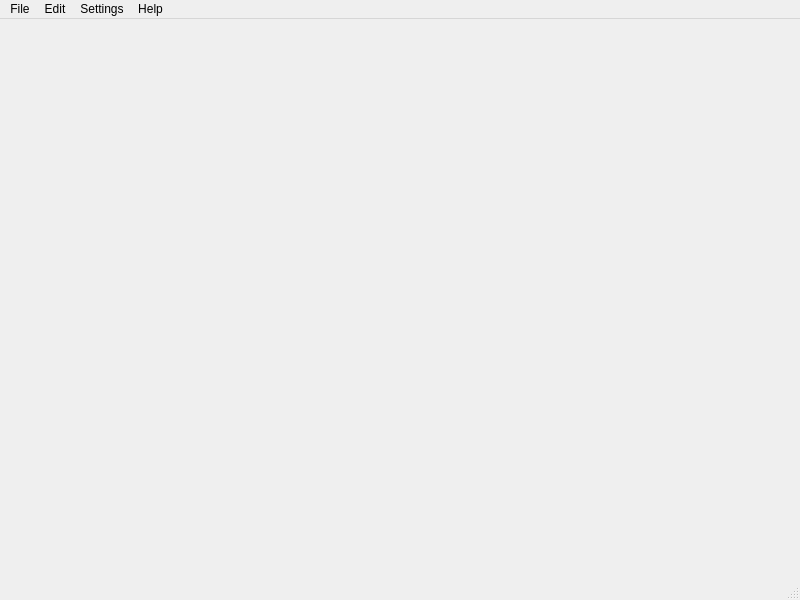
<?xml version="1.0" encoding="UTF-8"?>
<ui version="4.0">
 <class>MainWindow</class>
 <widget class="QMainWindow" name="MainWindow">
  <property name="geometry">
   <rect>
    <x>0</x>
    <y>0</y>
    <width>800</width>
    <height>600</height>
   </rect>
  </property>
  <property name="windowTitle">
   <string>MainWindow</string>
  </property>
  <widget class="QWidget" name="centralwidget"/>
  <widget class="QMenuBar" name="menubar">
   <property name="geometry">
    <rect>
     <x>0</x>
     <y>0</y>
     <width>800</width>
     <height>22</height>
    </rect>
   </property>
   <widget class="QMenu" name="menuFile">
    <property name="title">
     <string>File</string>
    </property>
    <widget class="QMenu" name="menuExport">
     <property name="title">
      <string>Export</string>
     </property>
     <addaction name="actionExport_CSV_Freepik"/>
     <addaction name="actionExport_CSV_Shutterstock"/>
     <addaction name="actionExport_CSV_Adobe_Stock"/>
     <addaction name="actionExport_CSV_iStock"/>
    </widget>
    <addaction name="actionNew"/>
    <addaction name="actionOpen_Image"/>
    <addaction name="actionOpen_Multiple_Images"/>
    <addaction name="separator"/>
    <addaction name="actionOpen_Folder"/>
    <addaction name="actionOpen_Multiple_Folders"/>
    <addaction name="separator"/>
    <addaction name="actionOpen_Video"/>
    <addaction name="actionOpen_Multiple_Videos"/>
    <addaction name="separator"/>
    <addaction name="menuExport"/>
    <addaction name="separator"/>
    <addaction name="actionQuit"/>
    <addaction name="separator"/>
   </widget>
   <widget class="QMenu" name="menuEdit">
    <property name="title">
     <string>Edit</string>
    </property>
    <addaction name="actionCut"/>
    <addaction name="actionCopy"/>
    <addaction name="actionPaste"/>
    <addaction name="actionDelete"/>
    <addaction name="separator"/>
    <addaction name="actionSelect_All"/>
    <addaction name="actionDeselect_All"/>
    <addaction name="separator"/>
    <addaction name="actionRefresh"/>
    <addaction name="actionClear"/>
    <addaction name="separator"/>
    <addaction name="actionRename"/>
    <addaction name="actionRename_All"/>
   </widget>
   <widget class="QMenu" name="menuSettings">
    <property name="title">
     <string>Settings</string>
    </property>
    <widget class="QMenu" name="menuAI">
     <property name="title">
      <string>AI</string>
     </property>
     <addaction name="actionGoogle_Gemini"/>
     <addaction name="actionOpen_AI"/>
    </widget>
    <addaction name="actionPreferences"/>
    <addaction name="menuAI"/>
   </widget>
   <widget class="QMenu" name="menuHelp">
    <property name="title">
     <string>Help</string>
    </property>
    <addaction name="actionWhatsApp_Group"/>
    <addaction name="separator"/>
    <addaction name="actionLicense"/>
    <addaction name="actionContributors"/>
    <addaction name="actionReport_Issue"/>
    <addaction name="actionGithub_Repository"/>
    <addaction name="separator"/>
    <addaction name="actionCheck_for_Updates"/>
    <addaction name="actionDonate"/>
    <addaction name="actionAbout_2"/>
   </widget>
   <addaction name="menuFile"/>
   <addaction name="menuEdit"/>
   <addaction name="menuSettings"/>
   <addaction name="menuHelp"/>
  </widget>
  <widget class="QStatusBar" name="statusbar"/>
  <action name="actionOpen_Image">
   <property name="icon">
    <iconset theme="document-open">
     <normaloff>.</normaloff>.</iconset>
   </property>
   <property name="text">
    <string>Open Image</string>
   </property>
   <property name="shortcut">
    <string>Ctrl+O</string>
   </property>
  </action>
  <action name="actionOpen_Multiple_Images">
   <property name="icon">
    <iconset theme="document-open">
     <normaloff>.</normaloff>.</iconset>
   </property>
   <property name="text">
    <string>Open Multiple Images</string>
   </property>
   <property name="shortcut">
    <string>Ctrl+Shift+O</string>
   </property>
  </action>
  <action name="actionOpen_Folder">
   <property name="icon">
    <iconset theme="folder-open">
     <normaloff>.</normaloff>.</iconset>
   </property>
   <property name="text">
    <string>Open Folder</string>
   </property>
   <property name="shortcut">
    <string>Ctrl+F</string>
   </property>
  </action>
  <action name="actionOpen_Multiple_Folders">
   <property name="icon">
    <iconset theme="folder-open">
     <normaloff>.</normaloff>.</iconset>
   </property>
   <property name="text">
    <string>Open Multiple Folders</string>
   </property>
   <property name="shortcut">
    <string>Ctrl+Shift+F</string>
   </property>
  </action>
  <action name="actionOpen_Video">
   <property name="icon">
    <iconset theme="document-open">
     <normaloff>.</normaloff>.</iconset>
   </property>
   <property name="text">
    <string>Open Video</string>
   </property>
   <property name="shortcut">
    <string>Shift+O</string>
   </property>
  </action>
  <action name="actionOpen_Multiple_Videos">
   <property name="icon">
    <iconset theme="document-open">
     <normaloff>.</normaloff>.</iconset>
   </property>
   <property name="text">
    <string>Open Multiple Videos</string>
   </property>
   <property name="shortcut">
    <string>Alt+Shift+O</string>
   </property>
  </action>
  <action name="actionCopy">
   <property name="icon">
    <iconset theme="edit-copy">
     <normaloff>.</normaloff>.</iconset>
   </property>
   <property name="text">
    <string>Copy</string>
   </property>
   <property name="shortcut">
    <string>Ctrl+C</string>
   </property>
  </action>
  <action name="actionPaste">
   <property name="icon">
    <iconset theme="edit-paste">
     <normaloff>.</normaloff>.</iconset>
   </property>
   <property name="text">
    <string>Paste</string>
   </property>
   <property name="shortcut">
    <string>Ctrl+V</string>
   </property>
  </action>
  <action name="actionCut">
   <property name="icon">
    <iconset theme="edit-cut">
     <normaloff>.</normaloff>.</iconset>
   </property>
   <property name="text">
    <string>Cut</string>
   </property>
   <property name="shortcut">
    <string>Ctrl+X</string>
   </property>
  </action>
  <action name="actionDelete">
   <property name="icon">
    <iconset theme="edit-delete">
     <normaloff>.</normaloff>.</iconset>
   </property>
   <property name="text">
    <string>Delete</string>
   </property>
   <property name="shortcut">
    <string>Del</string>
   </property>
  </action>
  <action name="actionSelect_All">
   <property name="icon">
    <iconset theme="edit-select-all">
     <normaloff>.</normaloff>.</iconset>
   </property>
   <property name="text">
    <string>Select All</string>
   </property>
   <property name="shortcut">
    <string>Ctrl+A</string>
   </property>
  </action>
  <action name="actionNew">
   <property name="icon">
    <iconset theme="document-new">
     <normaloff>.</normaloff>.</iconset>
   </property>
   <property name="text">
    <string>New</string>
   </property>
   <property name="shortcut">
    <string>Ctrl+N</string>
   </property>
  </action>
  <action name="actionExport_CSV_Freepik">
   <property name="icon">
    <iconset theme="document-export">
     <normaloff>.</normaloff>.</iconset>
   </property>
   <property name="text">
    <string>Export CSV Freepik</string>
   </property>
  </action>
  <action name="actionExport_CSV_Shutterstock">
   <property name="icon">
    <iconset theme="document-export">
     <normaloff>.</normaloff>.</iconset>
   </property>
   <property name="text">
    <string>Export CSV Shutterstock</string>
   </property>
  </action>
  <action name="actionExport_CSV_Adobe_Stock">
   <property name="icon">
    <iconset theme="document-export">
     <normaloff>.</normaloff>.</iconset>
   </property>
   <property name="text">
    <string>Export CSV Adobe Stock</string>
   </property>
  </action>
  <action name="actionExport_CSV_iStock">
   <property name="icon">
    <iconset theme="document-export">
     <normaloff>.</normaloff>.</iconset>
   </property>
   <property name="text">
    <string>Export CSV iStock</string>
   </property>
  </action>
  <action name="actionDeselect_All">
   <property name="icon">
    <iconset theme="edit-select-none">
     <normaloff>.</normaloff>.</iconset>
   </property>
   <property name="text">
    <string>Deselect All</string>
   </property>
   <property name="shortcut">
    <string>Ctrl+Shift+A</string>
   </property>
  </action>
  <action name="actionQuit">
   <property name="icon">
    <iconset theme="application-exit">
     <normaloff>.</normaloff>.</iconset>
   </property>
   <property name="text">
    <string>Quit</string>
   </property>
   <property name="shortcut">
    <string>Ctrl+Q</string>
   </property>
  </action>
  <action name="actionRefresh">
   <property name="icon">
    <iconset theme="view-refresh">
     <normaloff>.</normaloff>.</iconset>
   </property>
   <property name="text">
    <string>Refresh</string>
   </property>
   <property name="shortcut">
    <string>F5</string>
   </property>
  </action>
  <action name="actionClear">
   <property name="icon">
    <iconset theme="edit-clear">
     <normaloff>.</normaloff>.</iconset>
   </property>
   <property name="text">
    <string>Clear</string>
   </property>
   <property name="shortcut">
    <string>Ctrl+L</string>
   </property>
  </action>
  <action name="actionRename">
   <property name="icon">
    <iconset theme="edit-rename">
     <normaloff>.</normaloff>.</iconset>
   </property>
   <property name="text">
    <string>Rename</string>
   </property>
   <property name="shortcut">
    <string>F2</string>
   </property>
  </action>
  <action name="actionRename_All">
   <property name="icon">
    <iconset theme="edit-rename">
     <normaloff>.</normaloff>.</iconset>
   </property>
   <property name="text">
    <string>Rename All</string>
   </property>
   <property name="shortcut">
    <string>Shift+F2</string>
   </property>
  </action>
  <action name="actionPreferences">
   <property name="icon">
    <iconset theme="preferences-system">
     <normaloff>.</normaloff>.</iconset>
   </property>
   <property name="text">
    <string>Preferences</string>
   </property>
   <property name="shortcut">
    <string>Ctrl+P</string>
   </property>
  </action>
  <action name="actionGoogle_Gemini">
   <property name="icon">
    <iconset theme="system-run">
     <normaloff>.</normaloff>.</iconset>
   </property>
   <property name="text">
    <string>Google Gemini</string>
   </property>
  </action>
  <action name="actionOpen_AI">
   <property name="icon">
    <iconset theme="system-run">
     <normaloff>.</normaloff>.</iconset>
   </property>
   <property name="text">
    <string>Open AI</string>
   </property>
  </action>
  <action name="actionWhatsApp_Group">
   <property name="icon">
    <iconset theme="user-group-properties">
     <normaloff>.</normaloff>.</iconset>
   </property>
   <property name="text">
    <string>WhatsApp Group</string>
   </property>
  </action>
  <action name="actionLicense">
   <property name="icon">
    <iconset theme="text-x-generic">
     <normaloff>.</normaloff>.</iconset>
   </property>
   <property name="text">
    <string>View License</string>
   </property>
  </action>
  <action name="actionContributors">
   <property name="icon">
    <iconset theme="system-users">
     <normaloff>.</normaloff>.</iconset>
   </property>
   <property name="text">
    <string>Contributors</string>
   </property>
  </action>
  <action name="actionReport_Issue">
   <property name="icon">
    <iconset theme="dialog-warning">
     <normaloff>.</normaloff>.</iconset>
   </property>
   <property name="text">
    <string>Report Issue</string>
   </property>
  </action>
  <action name="actionGithub_Repository">
   <property name="icon">
    <iconset theme="folder-remote">
     <normaloff>.</normaloff>.</iconset>
   </property>
   <property name="text">
    <string>Github Repository</string>
   </property>
  </action>
  <action name="actionCheck_for_Updates">
   <property name="icon">
    <iconset theme="software-update-available">
     <normaloff>.</normaloff>.</iconset>
   </property>
   <property name="text">
    <string>Check for Updates</string>
   </property>
  </action>
  <action name="actionAbout_2">
   <property name="icon">
    <iconset theme="help-about">
     <normaloff>.</normaloff>.</iconset>
   </property>
   <property name="text">
    <string>About</string>
   </property>
  </action>
  <action name="actionDonate">
   <property name="icon">
    <iconset theme="emblem-favorite">
     <normaloff>.</normaloff>.</iconset>
   </property>
   <property name="text">
    <string>Donate</string>
   </property>
  </action>
 </widget>
 <resources/>
 <connections/>
</ui>
